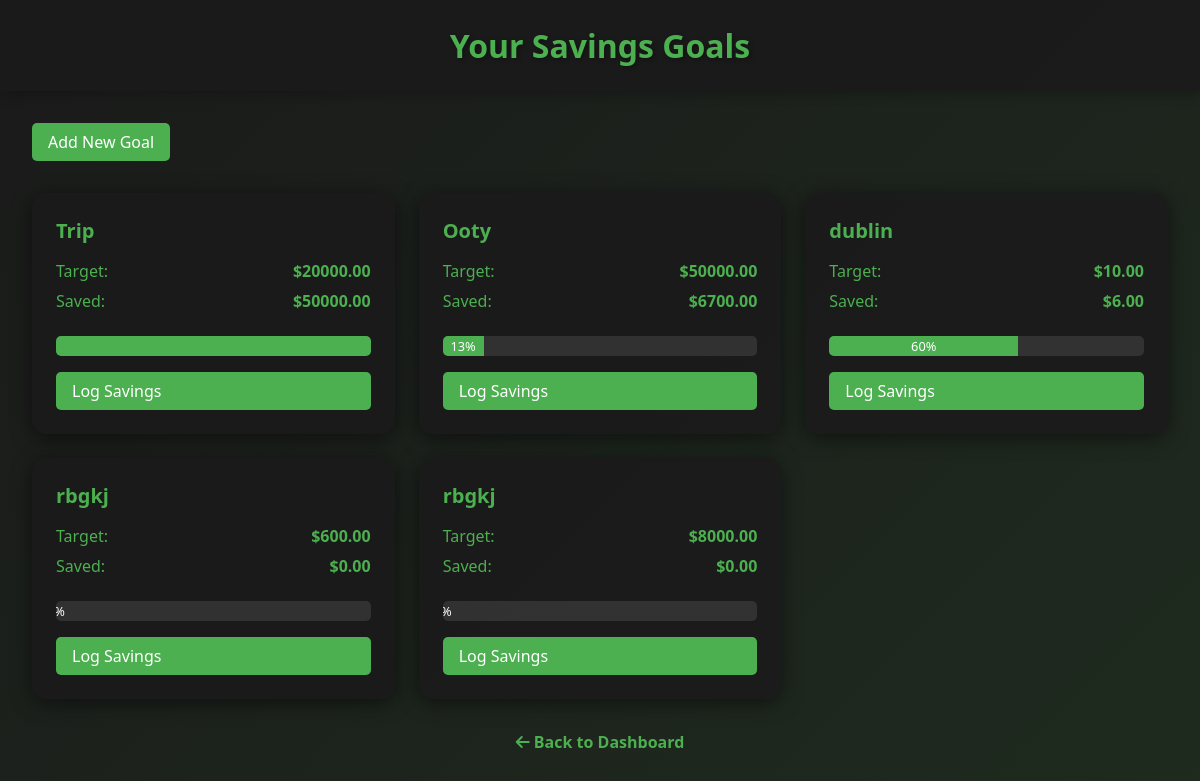
Before: /savings-goals/ (signed in) with the older database file.
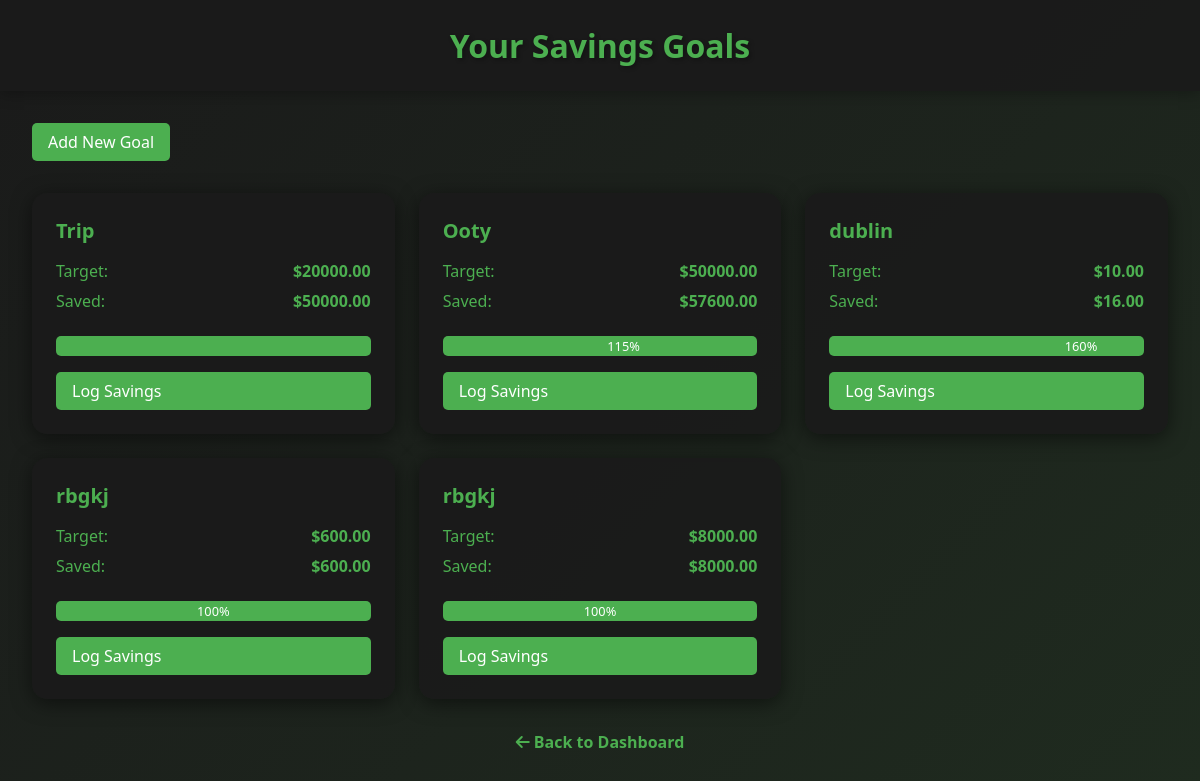
After: the same page with the newer database file.
### financeapp/models.py (models this page shows, shortened)
class SavingsGoal(models.Model):
    user = models.ForeignKey(User, on_delete=models.CASCADE)
    name = models.CharField(max_length=100)
    target_amount = models.DecimalField(decimal_places=2, max_digits=10)
    current_amount = models.DecimalField(decimal_places=2, max_digits=10, default=0)
    deadline = models.DateField(null=True, blank=True)

### financeapp/views.py (the view)
# urls.py: path('savings-goals/', views.savings_goals_view, name='savings_goals'),
@login_required
def savings_goals_view(request):
    goals = SavingsGoal.objects.filter(user=request.user) # pylint: disable=no-member
    for goal in goals:
        goal.target_dollars = goal.target_amount
        goal.current_dollars = goal.current_amount
    return render(request, 'savings_goals.html', {'goals': goals})

### financeapp/templates/savings_goals.html (shortened to what this page needs)
<!DOCTYPE html>
<html lang="en">
<head>
    {% load static %}
    <link rel="stylesheet" href="{% static 'css/savings_goals.css' %}">
     <link rel="stylesheet" href="https://cdnjs.cloudflare.com/ajax/libs/font-awesome/6.0.0-beta3/css/all.min.css">
</head>
<body>
    <header>
        <h1>Your Savings Goals</h1>
    </header>
    <main>
        <div class="actions">
            <a href="{% url 'add_savings_goal' %}" class="btn-add">Add New Goal</a>
        </div>
        <div class="goals-grid">
            {% for goal in goals %}
            <div class="goal-card">
                <h2 class="goal-title">{{ goal.name }}</h2>
                <div class="goal-details">
                    <div class="goal-amount">
                        <p>Target: <span>${{ goal.target_dollars|floatformat:2 }}</span></p>
                        <p>Saved: <span>${{ goal.current_dollars|floatformat:2 }}</span></p>
                    </div>
                    <div class="progress-container">
                        <div class="progress-bar"
                             style="width: {% widthratio goal.current_amount goal.target_amount 100 %}%">
                            <span class="progress-text">
                                {% widthratio goal.current_amount goal.target_amount 100 %}%
                            </span>
                        </div>
                    </div>
                    <a href="{% url 'log_savings' goal.id %}" class="btn-log">Log Savings</a>
                </div>
            </div>
            {% endfor %}
        </div>
                    <a href="{% url 'dashboard' %}" class="back-link">
            <i class="fas fa-arrow-left"></i> Back to Dashboard
        </a>
    </main>
</body>
</html>

### financeapp/static/css/savings_goals.css (style rules this page uses)
* { margin: 0; padding: 0; box-sizing: border-box; font-family: 'Segoe UI', Tahoma, Geneva, Verdana, sans-serif; }
body { min-height: 100vh; background: linear-gradient(135deg, #1a1a1a 0%, #1f2b1f 100%); color: #4CAF50; display: flex; flex-direction: column; }
header { background-color: rgba(26, 26, 26, 0.9); padding: 1.5rem; text-align: center; box-shadow: 0 2px 15px rgba(0, 0, 0, 0.3); }
header h1 { color: #4CAF50; font-size: 2rem; text-shadow: 2px 2px 4px rgba(0, 0, 0, 0.3); }
main { flex: 1; padding: 2rem; max-width: 1200px; margin: 0 auto; width: 100%; animation: fadeIn 0.5s ease-out; }
.actions { margin-bottom: 2rem; }
.btn-add, .btn-log { padding: 0.5rem 1rem; background-color: #4CAF50; color: white; border: none; border-radius: 5px; cursor: pointer; transition: background-color 0.3s ease; text-decoration: none; display: inline-block; }
.goals-grid { display: grid; grid-template-columns: repeat(auto-fill, minmax(300px, 1fr)); gap: 1.5rem; margin-bottom: 2rem; }
.goal-card { background-color: rgba(26, 26, 26, 0.9); border-radius: 15px; padding: 1.5rem; box-shadow: 0 4px 20px rgba(0, 0, 0, 0.5); }
.goal-title { color: #4CAF50; font-size: 1.25rem; margin-bottom: 1rem; }
.goal-details { display: flex; flex-direction: column; gap: 1rem; }
.goal-amount p { margin-bottom: 0.5rem; display: flex; justify-content: space-between; }
.goal-amount span { font-weight: bold; }
.progress-container { background-color: rgba(255, 255, 255, 0.1); border-radius: 5px; overflow: hidden; height: 20px; }
.progress-bar { background-color: #4CAF50; height: 100%; transition: width 0.3s ease; display: flex; align-items: center; justify-content: center; }
.progress-text { color: white; font-size: 0.8rem; }
.back-link { display: block; text-align: center; margin-top: 1.5rem; color: #4CAF50; text-decoration: none; font-weight: bold; transition: all 0.3s ease; }

Changed rows visible on the page:
changed SavingsGoal "Ooty": current_dollars "6700.00" → "57600.00"; current_amount+target_amount "13" → "115"
changed SavingsGoal "dublin": current_dollars "6.00" → "16.00"; current_amount+target_amount "60" → "160"
changed SavingsGoal (number 4 of 5 on the later page): current_dollars "0.00" → "600.00"; current_amount 0 → 600 (drawn); current_amount+target_amount (not shown) → "100"
changed SavingsGoal (number 5 of 5 on the later page): current_dollars "0.00" → "8000.00"; current_amount 0 → 8000 (drawn); current_amount+target_amount (not shown) → "100"
